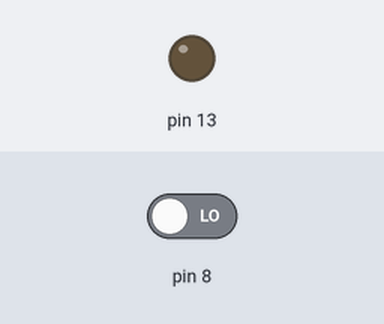
This sketch was run on a simulated Arduino Uno, built with avr-gcc and run on an emulated ATmega328P. Shown: output pins drawn as LEDs (lit = HIGH). The test bench sets the inputs (shaded band); at power-on: pin 8 LOW.

Above: at 1.2 s.
1.3 s: pin 8 driven HIGH
At 2.5 s:
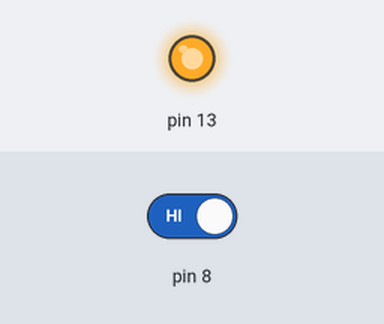
2.8 s: pin 8 driven LOW
At 3.7 s:
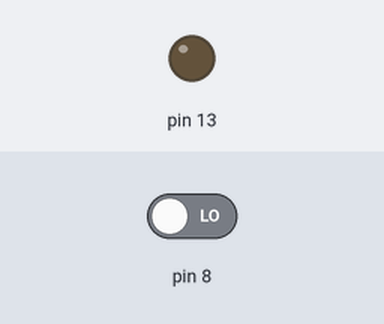
Timing chart, 0 to 5.8 s (numbered marks = the images above; inputs shaded):
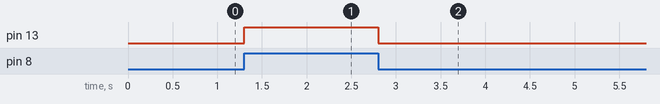

Measured:
- after the input at 1.3 s, pin 13: LOW → HIGH at once
- after the input at 2.8 s, pin 13: HIGH → LOW at once

The sketch:

button_on_off.ino
```cpp
void setup() {
  // put your setup code here, to run once:
  pinMode(8,INPUT);
  pinMode(13,OUTPUT);

}
bool flag = true;
void loop() {
  flag = digitalRead(8);
  if(flag)
    digitalWrite(13,HIGH);
  else
    digitalWrite(13,LOW);
}
```
